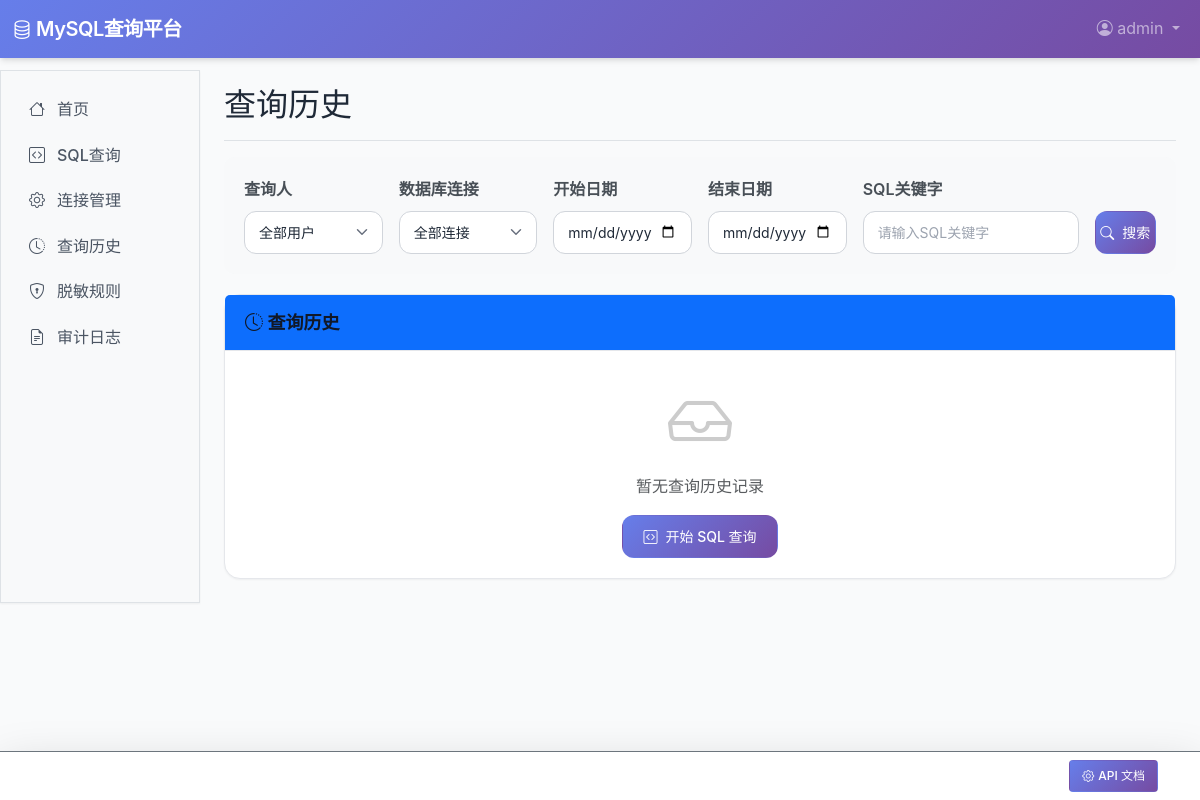
Before: /queries/history/ (signed in) with the older database file.
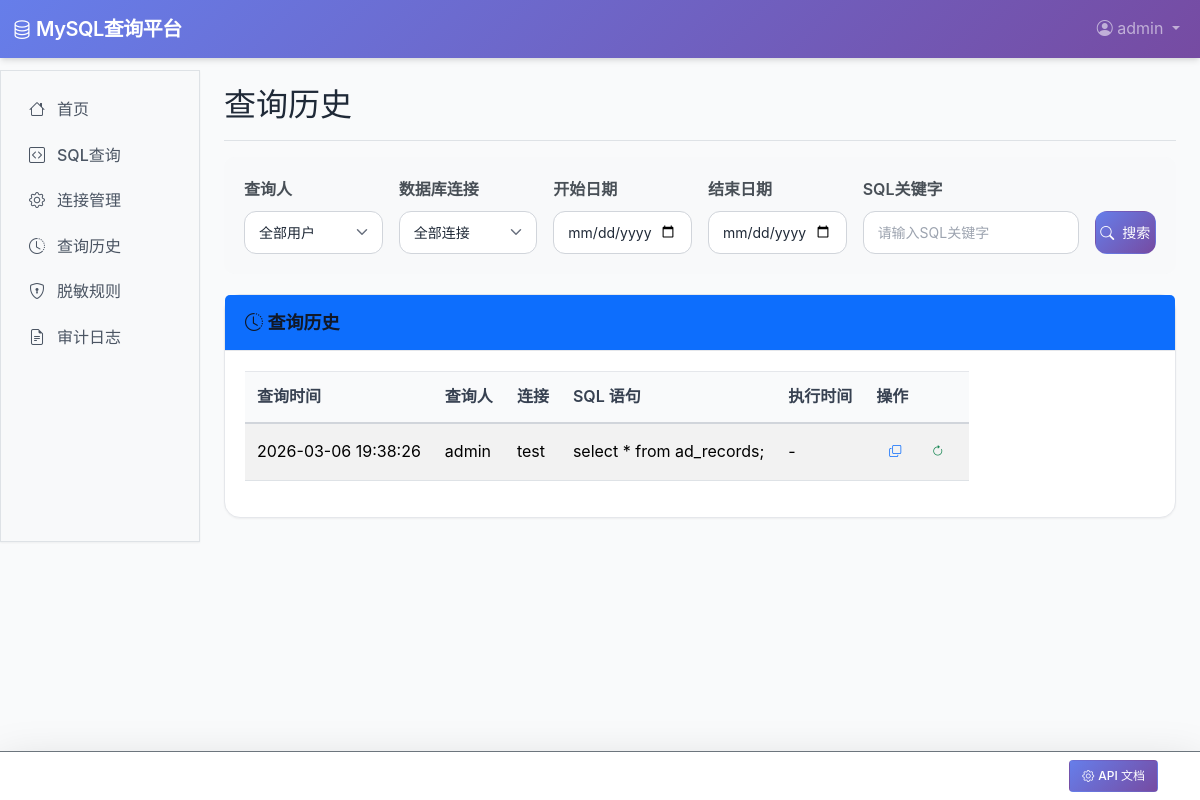
After: the same page with the newer database file.
### queries/models.py (models this page shows, shortened)
class QueryHistory(models.Model):
    user = models.ForeignKey(
        settings.AUTH_USER_MODEL,
        on_delete=models.CASCADE,
        related_name='query_history'
    )
    connection = models.ForeignKey(
        MySQLConnection,
        on_delete=models.CASCADE,
        related_name='query_history'
    )
    sql = models.TextField(verbose_name='SQL 语句')
    execution_time = models.FloatField(null=True, blank=True, verbose_name='执行时间(ms)')
    created_at = models.DateTimeField(auto_now_add=True)
    class Meta:
        verbose_name = '查询历史'
        verbose_name_plural = '查询历史'

### accounts/models.py (models this page shows, shortened)
class User(AbstractUser):
    ROLE_CHOICES = (
        ('normal', '普通用户'),
        ('admin', '管理员'),
    )
    role = models.CharField(max_length=10, choices=ROLE_CHOICES, default='normal')
    last_login_ip = models.GenericIPAddressField(null=True, blank=True, verbose_name='上次登录IP')
    login_count = models.PositiveIntegerField(default=0, verbose_name='登录次数')
    groups = models.ManyToManyField(
        Group,
        verbose_name='groups',
        blank=True,
        help_text='The groups this user belongs to.',
        related_name='custom_user_set',
        related_query_name='custom_user',
    )
    user_permissions = models.ManyToManyField(
        Permission,
        verbose_name='user permissions',
        blank=True,
        help_text='Specific permissions for this user.',
        related_name='custom_user_set',
        related_query_name='custom_user',
    )
    class Meta:
        verbose_name = '用户'
        verbose_name_plural = '用户'

### connections/models.py (models this page shows, shortened)
class MySQLConnection(models.Model):
    STATUS_CHOICES = [
        ('active', '已连接'),
        ('inactive', '未连接'),
    ]
    name = models.CharField(max_length=100, verbose_name='连接名称')
    status = models.CharField(
        max_length=10,
        choices=STATUS_CHOICES,
        default='inactive',
        verbose_name='连接状态'
    )
    host = models.CharField(max_length=255, verbose_name='主机地址')
    port = models.PositiveIntegerField(default=3306, verbose_name='端口')
    database = models.CharField(max_length=100, verbose_name='数据库名称')
    username = models.CharField(max_length=100, verbose_name='用户名')
    password = models.CharField(max_length=255, verbose_name='密码')
    created_by = models.ForeignKey(
        settings.AUTH_USER_MODEL,
        on_delete=models.CASCADE,
        related_name='connections'
    )
    created_at = models.DateTimeField(auto_now_add=True)
    updated_at = models.DateTimeField(auto_now=True)
    class Meta:
        verbose_name = 'MySQL 连接'
        verbose_name_plural = 'MySQL 连接'

### queries/views.py (the view, shortened to what this page needs)
# urls.py: path('history/', views.query_history_view, name='query_history'),
@login_required
def query_history_view(request):
    if request.user.role == 'admin':
        history = QueryHistory.objects.all()
    else:
        history = QueryHistory.objects.filter(user=request.user)
    from accounts.models import User
    all_users = User.objects.all()
    from connections.models import MySQLConnection
    all_connections = MySQLConnection.objects.all()
    filter_user_id = request.GET.get('user')
    filter_connection_id = request.GET.get('connection')
    start_date = request.GET.get('start_date')
    end_date = request.GET.get('end_date')
    sql_keyword = request.GET.get('sql_keyword')
    if filter_user_id:
        history = history.filter(user_id=filter_user_id)
    if filter_connection_id:
        history = history.filter(connection_id=filter_connection_id)
    if sql_keyword:
        history = history.filter(sql__icontains=sql_keyword)
    history = history.order_by('-created_at')
    from django.core.paginator import Paginator
    paginator = Paginator(history, 20)
    page = request.GET.get('page')
    history_page = paginator.get_page(page)
    context = {
        'history': history_page,
        'all_users': all_users,
        'all_connections': all_connections,
        'filter_user': filter_user_id,
        'filter_connection': filter_connection_id,
        'filter_start_date': start_date,
        'filter_end_date': end_date,
        'filter_sql_keyword': sql_keyword,
    }
    return render(request, 'queries/history.html', context)

### queries/templates/queries/history.html (shortened to what the changed rows need)
{% extends 'base.html' %}
{% block page_title %}查询历史{% endblock %}
{% block content %}
<div class="row">
    <div class="col-lg-12 mb-4">
        <div class="card">
            <div class="card-body">
                {% if history %}
                    <div class="table-responsive">
                        <table class="table table-striped table-hover">
                            <thead class="table-primary">
                                <tr>
                                    <th>查询时间</th>
                                    <th>查询人</th>
                                    <th>连接</th>
                                    <th>SQL 语句</th>
                                    <th>执行时间</th>
                                    <th>操作</th>
                                </tr>
                            </thead>
                            <tbody>
                                {% for query in history %}
                                    <tr>
                                        <td>{{ query.created_at|date:"Y-m-d H:i:s" }}</td>
                                        <td>{{ query.user.username }}</td>
                                        <td>{% if query.connection %}{{ query.connection.name }}{% else %}-{% endif %}</td>
                                        <td>
                                            <div class="sql-preview">
                                                {{ query.sql|truncatechars:100 }}
                                            </div>
                                        </td>
                                        <td>{% if query.execution_time %}{{ query.execution_time|floatformat:2 }}ms{% else %}-{% endif %}</td>
                                        <td>
                                            <a href="#" class="btn btn-sm btn-outline-primary" onclick="copySQL('{{ query.id }}')" data-bs-toggle="tooltip" data-bs-placement="top" title="复制 SQL">
                                                <i class="bi bi-copy"></i>
                                            </a>
                                            {% if query.connection %}
                                            <a href="{% url 'queries:sql_query' %}?sql={{ query.sql|urlencode }}&connection={{ query.connection.id }}" class="btn btn-sm btn-outline-success" data-bs-toggle="tooltip" data-bs-placement="top" title="重新执行">
                                                <i class="bi bi-arrow-clockwise"></i>
                                            </a>
                                            {% endif %}
                                        </td>
                                    </tr>
                                {% endfor %}
                            </tbody>
                        </table>
                    </div>
                {% else %}
                    <div class="text-center">
                        <i class="bi bi-inbox" style="font-size: 4rem; color: #ccc; margin-bottom: 20px;"></i>
                        <p class="text-muted">暂无查询历史记录</p>
                        <a href="{% url 'queries:sql_query' %}" class="btn btn-primary">
                            <i class="bi bi-code-square"></i> 开始 SQL 查询
                        </a>
                    </div>
                {% endif %}
            </div>
        </div>
    </div>
</div>
{% endblock %}

Changed rows visible on the page:
added QueryHistory: created_at "2026-03-06 19:38:26", user.username "admin", connection.name "test", sql "select * from ad_records;"
Other visible differences:
text no longer shown: "暂无查询历史记录 开始 SQL 查询"
text now shown: "查询时间 查询人 连接 SQL 语句 执行时间 操作"
